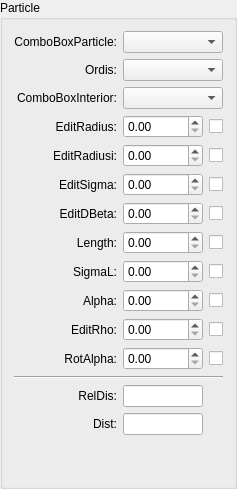
           <widget class="QGroupBox" name="grpParticle">
            <property name="title">
             <string>Particle</string>
            </property>
            <layout class="QGridLayout" name="gridLayout_32">
             <item row="3" column="2">
              <widget class="QCheckBox" name="fitEditRadius">
               <property name="text">
                <string/>
               </property>
              </widget>
             </item>
             <item row="0" column="1" colspan="2">
              <widget class="QComboBox" name="cbsComboBoxParticle"/>
             </item>
             <item row="8" column="0">
              <widget class="QLabel" name="lblSigmaL">
               <property name="text">
                <string>SigmaL:</string>
               </property>
               <property name="alignment">
                <set>Qt::AlignRight|Qt::AlignTrailing|Qt::AlignVCenter</set>
               </property>
              </widget>
             </item>
             <item row="14" column="0">
              <widget class="QLabel" name="lblEditDist">
               <property name="text">
                <string>Dist:</string>
               </property>
               <property name="alignment">
                <set>Qt::AlignRight|Qt::AlignTrailing|Qt::AlignVCenter</set>
               </property>
              </widget>
             </item>
             <item row="10" column="2">
              <widget class="QCheckBox" name="fitEditRho">
               <property name="text">
                <string/>
               </property>
              </widget>
             </item>
             <item row="15" column="0">
              <spacer name="verticalSpacer">
               <property name="orientation">
                <enum>Qt::Vertical</enum>
               </property>
               <property name="sizeHint" stdset="0">
                <size>
                 <width>20</width>
                 <height>40</height>
                </size>
               </property>
              </spacer>
             </item>
             <item row="1" column="0">
              <widget class="QLabel" name="lblOrdis">
               <property name="text">
                <string>Ordis:</string>
               </property>
               <property name="alignment">
                <set>Qt::AlignRight|Qt::AlignTrailing|Qt::AlignVCenter</set>
               </property>
              </widget>
             </item>
             <item row="6" column="2">
              <widget class="QCheckBox" name="fitEditDbeta">
               <property name="text">
                <string/>
               </property>
              </widget>
             </item>
             <item row="2" column="0">
              <widget class="QLabel" name="lblComboBoxInterior">
               <property name="text">
                <string>ComboBoxInterior:</string>
               </property>
               <property name="alignment">
                <set>Qt::AlignRight|Qt::AlignTrailing|Qt::AlignVCenter</set>
               </property>
              </widget>
             </item>
             <item row="5" column="1">
              <widget class="QDoubleSpinBox" name="inpEditSigma"/>
             </item>
             <item row="0" column="0">
              <widget class="QLabel" name="lblComboBoxParticle">
               <property name="text">
                <string>ComboBoxParticle:</string>
               </property>
               <property name="alignment">
                <set>Qt::AlignRight|Qt::AlignTrailing|Qt::AlignVCenter</set>
               </property>
              </widget>
             </item>
             <item row="4" column="0">
              <widget class="QLabel" name="lblEditRadiusi">
               <property name="text">
                <string>EditRadiusi:</string>
               </property>
               <property name="alignment">
                <set>Qt::AlignRight|Qt::AlignTrailing|Qt::AlignVCenter</set>
               </property>
              </widget>
             </item>
             <item row="14" column="1">
              <widget class="QLineEdit" name="outEditDist">
               <property name="maximumSize">
                <size>
                 <width>80</width>
                 <height>16777215</height>
                </size>
               </property>
               <property name="readOnly">
                <bool>true</bool>
               </property>
              </widget>
             </item>
             <item row="3" column="1">
              <widget class="QDoubleSpinBox" name="inpEditRadius"/>
             </item>
             <item row="8" column="1">
              <widget class="QDoubleSpinBox" name="inpSigmaL"/>
             </item>
             <item row="6" column="1">
              <widget class="QDoubleSpinBox" name="inpEditDbeta"/>
             </item>
             <item row="13" column="1">
              <widget class="QLineEdit" name="outEditRelDis">
               <property name="maximumSize">
                <size>
                 <width>80</width>
                 <height>16777215</height>
                </size>
               </property>
               <property name="readOnly">
                <bool>true</bool>
               </property>
              </widget>
             </item>
             <item row="5" column="2">
              <widget class="QCheckBox" name="fitEditSigma">
               <property name="text">
                <string/>
               </property>
              </widget>
             </item>
             <item row="1" column="1" colspan="2">
              <widget class="QComboBox" name="cbsOrdis"/>
             </item>
             <item row="5" column="0">
              <widget class="QLabel" name="lblEditSigma">
               <property name="text">
                <string>EditSigma:</string>
               </property>
               <property name="alignment">
                <set>Qt::AlignRight|Qt::AlignTrailing|Qt::AlignVCenter</set>
               </property>
              </widget>
             </item>
             <item row="6" column="0">
              <widget class="QLabel" name="lblEditDbeta">
               <property name="text">
                <string>EditDBeta:</string>
               </property>
               <property name="alignment">
                <set>Qt::AlignRight|Qt::AlignTrailing|Qt::AlignVCenter</set>
               </property>
              </widget>
             </item>
             <item row="7" column="2">
              <widget class="QCheckBox" name="fitLength">
               <property name="text">
                <string/>
               </property>
              </widget>
             </item>
             <item row="3" column="0">
              <widget class="QLabel" name="lblEditRadius">
               <property name="text">
                <string>EditRadius:</string>
               </property>
               <property name="alignment">
                <set>Qt::AlignRight|Qt::AlignTrailing|Qt::AlignVCenter</set>
               </property>
              </widget>
             </item>
             <item row="8" column="2">
              <widget class="QCheckBox" name="fitSigmaL">
               <property name="text">
                <string/>
               </property>
              </widget>
             </item>
             <item row="12" column="0" colspan="3">
              <widget class="Line" name="line_4">
               <property name="orientation">
                <enum>Qt::Horizontal</enum>
               </property>
              </widget>
             </item>
             <item row="4" column="2">
              <widget class="QCheckBox" name="fitEditRadiusi">
               <property name="text">
                <string/>
               </property>
              </widget>
             </item>
             <item row="9" column="1">
              <widget class="QDoubleSpinBox" name="inpAlpha"/>
             </item>
             <item row="13" column="0">
              <widget class="QLabel" name="lblEditRelDis">
               <property name="text">
                <string>RelDis:</string>
               </property>
               <property name="alignment">
                <set>Qt::AlignRight|Qt::AlignTrailing|Qt::AlignVCenter</set>
               </property>
              </widget>
             </item>
             <item row="9" column="0">
              <widget class="QLabel" name="lblAlpha">
               <property name="text">
                <string>Alpha:</string>
               </property>
               <property name="alignment">
                <set>Qt::AlignRight|Qt::AlignTrailing|Qt::AlignVCenter</set>
               </property>
              </widget>
             </item>
             <item row="7" column="0">
              <widget class="QLabel" name="lblLength">
               <property name="text">
                <string>Length:</string>
               </property>
               <property name="alignment">
                <set>Qt::AlignRight|Qt::AlignTrailing|Qt::AlignVCenter</set>
               </property>
              </widget>
             </item>
             <item row="10" column="1">
              <widget class="QDoubleSpinBox" name="inpEditRho"/>
             </item>
             <item row="10" column="0">
              <widget class="QLabel" name="lblEditRho">
               <property name="text">
                <string>EditRho:</string>
               </property>
               <property name="alignment">
                <set>Qt::AlignRight|Qt::AlignTrailing|Qt::AlignVCenter</set>
               </property>
              </widget>
             </item>
             <item row="9" column="2">
              <widget class="QCheckBox" name="fitAlpha">
               <property name="text">
                <string/>
               </property>
              </widget>
             </item>
             <item row="7" column="1">
              <widget class="QDoubleSpinBox" name="inpLength"/>
             </item>
             <item row="4" column="1">
              <widget class="QDoubleSpinBox" name="inpEditRadiusi"/>
             </item>
             <item row="2" column="1" colspan="2">
              <widget class="QComboBox" name="cbsComboBoxInterior"/>
             </item>
             <item row="11" column="0">
              <widget class="QLabel" name="lblRotAlpha">
               <property name="text">
                <string>RotAlpha:</string>
               </property>
               <property name="alignment">
                <set>Qt::AlignRight|Qt::AlignTrailing|Qt::AlignVCenter</set>
               </property>
              </widget>
             </item>
             <item row="11" column="1">
              <widget class="QDoubleSpinBox" name="inpRotAlpha"/>
             </item>
             <item row="11" column="2">
              <widget class="QCheckBox" name="fitRotAlpha">
               <property name="text">
                <string/>
               </property>
              </widget>
             </item>
            </layout>
           </widget>
